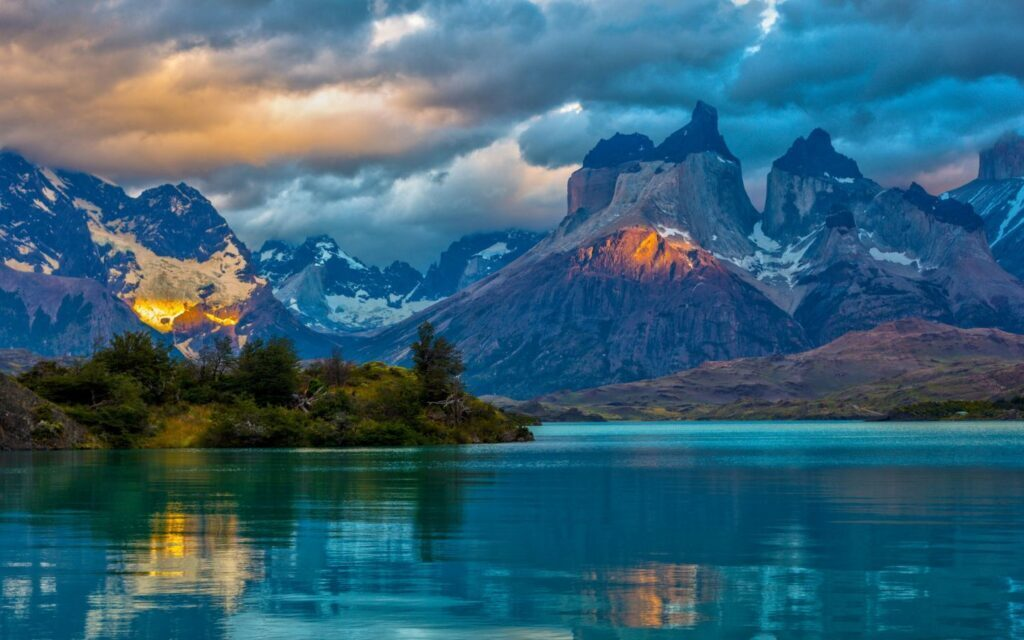
#> input picture data/130-hinh-nen-may-tinh-4k-7-1024x640.jpg, 1024 x 640 px, given in place of the camera
$ python get_colorspace.py
#> lines starting #> are read from the running program, lines starting #| are printed output that depends on the picture; after the words box and inside, x2 and y2 are one past the last pixel; in counts of white or black regions, pixels touching at a corner belong together
import cv2 as cv
import numpy as np

#HSV --> Hue - Saturation - Value with range of Hue is [0,179], Saturation is [0,255] and Value is [0,255]
# --> require normalization of ranges
# Hue is the color type                     --> 0 is red, 60 is green, 120 is blue and magenta is 150
# Saturation is the intensity of the color  --> 0 is black and 255 is the actual color
# Value is the brightness of the color      --> 0 is completely dark and 255 is completely bright

cap = cv.VideoCapture(0)
while(1):
    _,frame = cap.read()
#> frame is the input picture: shape (640, 1024, 3); mean B, G, R 117.1, 98.2, 55.6
    hsv = cv.cvtColor(frame,cv.COLOR_BGR2HSV)
#> hsv: shape (640, 1024, 3); mean H, S, V 87.9, 164.3, 125.7

    # get yellow and green color range
    lower_yellow = np.array([20,50,50])
    upper_yellow = np.array([40,255,255])
    # create a mask for yellow color
    lower_green = np.array([40,100,100])
    upper_green = np.array([70,255,255])


    mask = cv.inRange(hsv,lower_yellow,upper_green) # combine yellow and green range
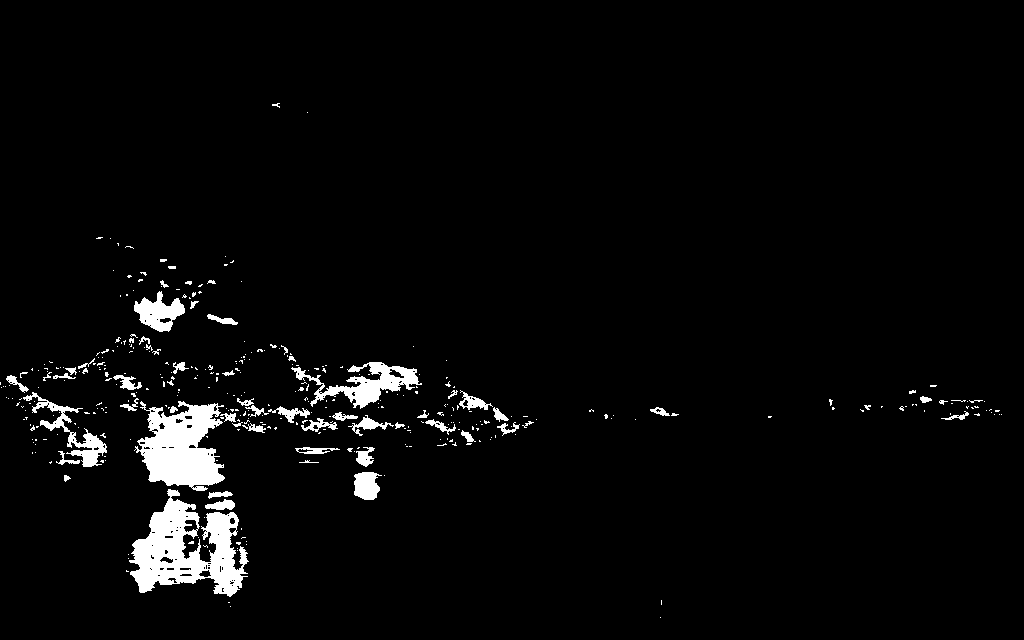
#> mask: shape (640, 1024); 3.4% white; 377 white regions (317 under 20 px), largest, box (x1, y1, x2, y2) and area: (129, 489, 249, 597) 6453, (134, 401, 225, 491) 5058, (291, 362, 422, 409) 2138
    # apply bitwise and to get only yellow
    res = cv.bitwise_and(frame,frame,mask=mask)
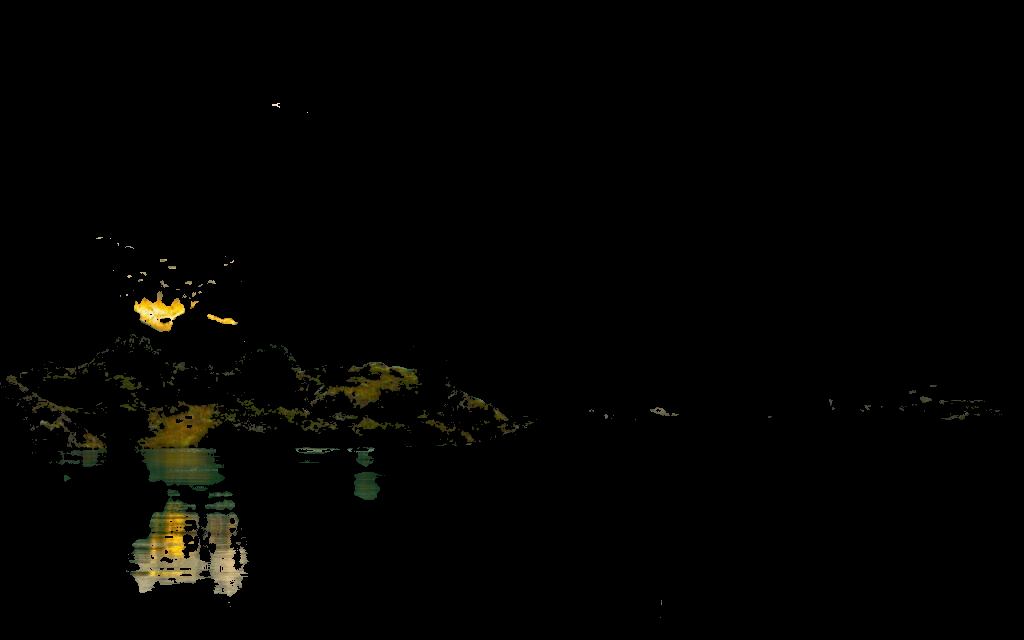
#> res: shape (640, 1024, 3); mean B, G, R 1.5, 3.1, 3.2
    cv.imshow('frame',frame)
    cv.imshow('mask',mask)
    cv.imshow('res',res)
    # press esc to exit
    k = cv.waitKey(5) & 0xFF
#> (key Esc is pressed here)
    if k == 27:
        break
cv.destroyAllWindows()

# # get hsv value of a specific color
# # green = np.uint8([[[0,255,0 ]]])
# # blue = np.uint8([[[255,0,0 ]]])
# #red = np.uint8([[[0,0,255 ]]])
# yellow = np.uint8([[[0,255,255 ]]])
# hsv = cv.cvtColor(yellow,cv.COLOR_BGR2HSV)
# print( hsv )

$ run again, on data/ca-betta-mau-xanh-duong.jpg
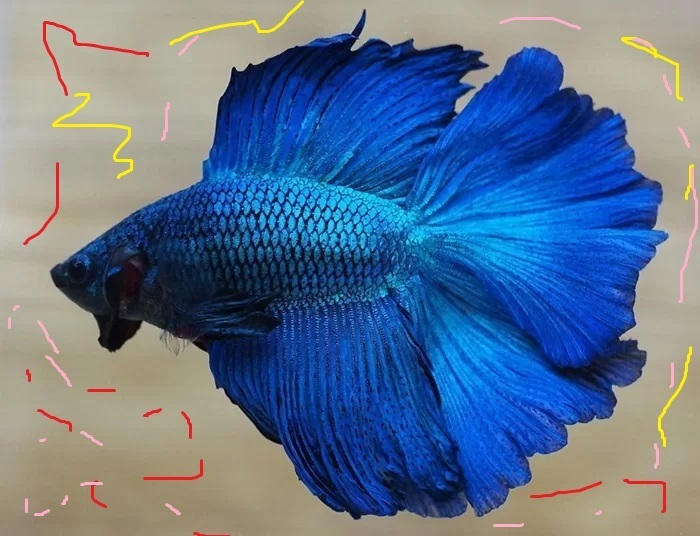
#> input picture data/ca-betta-mau-xanh-duong.jpg, 700 x 536 px, given in place of the camera
#> frame is the input picture: shape (536, 700, 3); mean B, G, R 144.7, 115.1, 92.6
#> hsv: shape (536, 700, 3); mean H, S, V 68.2, 137.5, 160.5
#> `mask = cv.inRange(hsv,lower_yellow,upper_green)`:
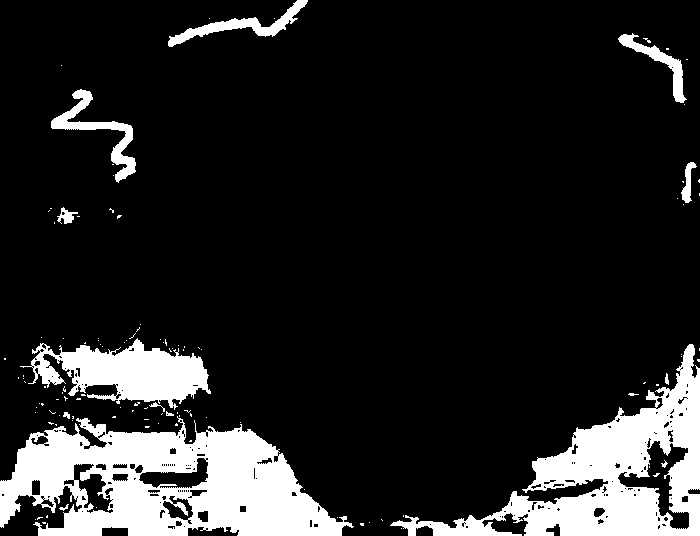
#> mask: shape (536, 700); 14.8% white; 116 white regions (101 under 20 px), largest, box (x1, y1, x2, y2) and area: (0, 416, 354, 536) 24688, (390, 344, 700, 536) 18717, (20, 338, 211, 410) 6897
#> `res = cv.bitwise_and(frame,frame,mask=mask)`:
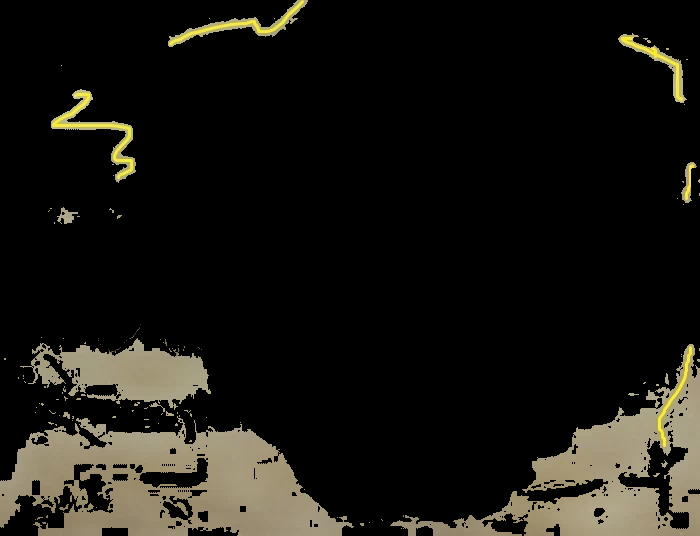
#> res: shape (536, 700, 3); mean B, G, R 17.8, 23, 24.7
